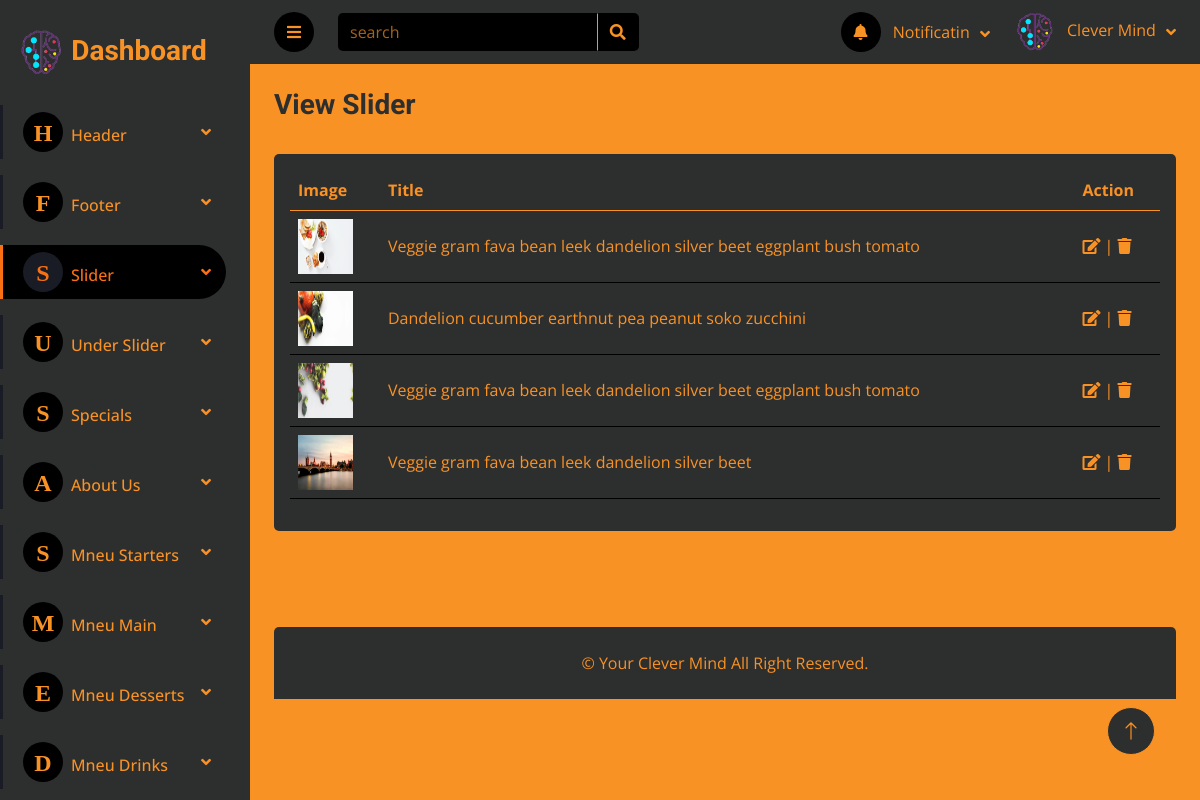
/Dashboard/view_slider.php, run on the app's committed database.
### tables this page shows
CREATE TABLE `slider` (
  `id_slider` int(11) NOT NULL,
  `img_slider` text NOT NULL,
  `title_slider` varchar(200) NOT NULL
);

### Dashboard/view_slider.php (the view, shortened to what this page needs)
<?php
include "inc/header.php";
?>
                <div class="navbar-nav nv w-100">
                    <div class="nav-item dropdown mb-3">
                        <a href="#" class="nav-link dropdown-toggle" data-bs-toggle="dropdown"><i class="fa me-2"><span style="font-size: 24px;">H</span></i>Header</a>
                    </div>
                    <div class="nav-item dropdown mb-3">
                        <a href="#" class="nav-link dropdown-toggle" data-bs-toggle="dropdown"><i class="fa me-2"><span style="font-size: 24px;">F</span></i>Footer</a>
                    </div>
                    <div class="nav-item dropdown mb-3">
                        <a href="#" class="nav-link dropdown-toggle active" data-bs-toggle="dropdown"><i class="fa me-2"><span style="font-size: 24px;">S</span></i>Slider</a>
                    </div>
                    <div class="nav-item dropdown mb-3">
                        <a href="#" class="nav-link dropdown-toggle" data-bs-toggle="dropdown"><i class="fa me-2"><span style="font-size: 24px;">U</span></i>Under Slider</a>
                    </div>
                    <div class="nav-item dropdown mb-3">
                        <a href="#" class="nav-link dropdown-toggle" data-bs-toggle="dropdown"><i class="fa me-2"><span style="font-size: 24px;">S</span></i>Specials</a>
                    </div>
                    <div class="nav-item dropdown mb-3">
                        <a href="#" class="nav-link dropdown-toggle" data-bs-toggle="dropdown"><i class="fa me-2"><span style="font-size: 24px;">A</span></i>About Us</a>
                    </div>
                    <div class="nav-item dropdown mb-3">
                        <a href="#" class="nav-link dropdown-toggle" data-bs-toggle="dropdown"><i class="fa me-2"><span style="font-size: 24px;">S</span></i>Mneu Starters</a>
                    </div>
                    <div class="nav-item dropdown mb-3">
                        <a href="#" class="nav-link dropdown-toggle" data-bs-toggle="dropdown"><i class="fa me-2"><span style="font-size: 24px;">M</span></i>Mneu Main</a>
                    </div>
                    <div class="nav-item dropdown mb-3">
                        <a href="#" class="nav-link dropdown-toggle" data-bs-toggle="dropdown"><i class="fa me-2"><span style="font-size: 24px;">E</span></i>Mneu Desserts</a>
                    </div>
                    <div class="nav-item dropdown mb-3">
                        <a href="#" class="nav-link dropdown-toggle" data-bs-toggle="dropdown"><i class="fa me-2"><span style="font-size: 24px;">D</span></i>Mneu Drinks</a>
                    </div>
                </div>
            </nav>
        </div>
        <div class="content">
           <?php
            include "inc/navbar.php";
           ?>
            <div class="container-fluid pt-4 px-4">
                <div class="row g-4">
                        <div class="col-sm-6 col-xl-6">
                            <h3 class="text-secondary alert-link">View Slider</h3>
                        </div>
                    </div>
                <div class="row mt-4">
                    <div class="col-sm-12 col-xl-12">
                        <div class="bg-secondary rounded table-responsive cust-secroll h-100 p-3">
                            <table class="table table-hover">
                                <thead>
                                    <tr>
                                        <th scope="col">Image</th>
                                        <th scope="col">Title</th>
                                        <th scope="col">Action</th>
                                    </tr>
                                </thead>
                                <tbody>
                                    <?php
                                        $select="SELECT * FROM `slider`";
                                        $query=mysqli_query($conn , $select);
                                        while($row=mysqli_fetch_assoc($query)):
                                    ?>
                                        <tr>
                                            <td>
                                                <img src="Upload/<?php echo htmlspecialchars($row['img_slider']) ; ?>" title="<?php echo htmlspecialchars($row['img_slider']) ; ?>" style="width: 55px ; height:55px ;">
                                            </td>
                                            <td style="padding-top: 23px;"><?php echo htmlspecialchars($row['title_slider']) ; ?></td>
                                            <td style="padding-top: 23px;">
                                                <a href="add_slider.php?edit_slider=<?php echo $row['id_slider']; ?>" ><i class="fa fa-edit" title="edit"></i></a> |
                                                <a href="add_slider.php?delete_slider=<?php echo $row['id_slider']; ?>" ><i class="fa fa-trash" title="delete"></i></a>
                                            </td>
                                        </tr>
                                    <?php endwhile; ?>
                                </tbody>
                            </table>
                        </div>
                    </div>
                </div>
                <br><br><br>
            </div>
<?php
    include "inc/footer.php";
?>

### Dashboard/css/style.css (style rules this page uses)
:root { --primary: #EB1616; --secondary: #191C24; --dark: #000000; --black-b: #2d2e2e ; --orange : #F99225 ; --place : #f99325ab; --thumb : #836b545e; --orange-h: rgb(250, 112, 19) ; }
.content { margin-left: 250px; min-height: 100vh; background: var(--orange); transition: 0.5s; }
@media (min-width: 992px) { .content { width: calc(100% - 250px); } }
.sidebar .navbar .navbar-nav .nav-link { padding: 7px 20px; color: var(--orange); font-weight: 500; border-left: 3px solid var(--secondary); border-radius: 0 30px 30px 0; outline: none; }
.sidebar .navbar .navbar-nav .nav-link:hover, .sidebar .navbar .navbar-nav .nav-link.active { color: var(--orange-h); background: var(--dark); border-color: var(--orange-h); }
.sidebar .navbar .navbar-nav .nav-link i { width: 40px; height: 40px; display: inline-flex; align-items: center; justify-content: center; background: var(--dark); border-radius: 40px; }
.sidebar .navbar .navbar-nav .nav-link:hover i, .sidebar .navbar .navbar-nav .nav-link.active i { background: var(--secondary); }
.sidebar .navbar .dropdown-toggle::after { position: absolute; top: 15px; right: 15px; border: none; content: "\f107"; font-family: "Font Awesome 5 Free"; font-weight: 900; transition: .5s; }

### data on the page
slider: img_slider (picture), title_slider "Veggie gram fava bean leek dandelion silver beet eggplant bush tomato"
slider: img_slider (picture), title_slider "Dandelion cucumber earthnut pea peanut soko zucchini"
slider: img_slider (picture), title_slider "Veggie gram fava bean leek dandelion silver beet eggplant bush tomato"
slider: img_slider (picture), title_slider "Veggie gram fava bean leek dandelion silver beet"
